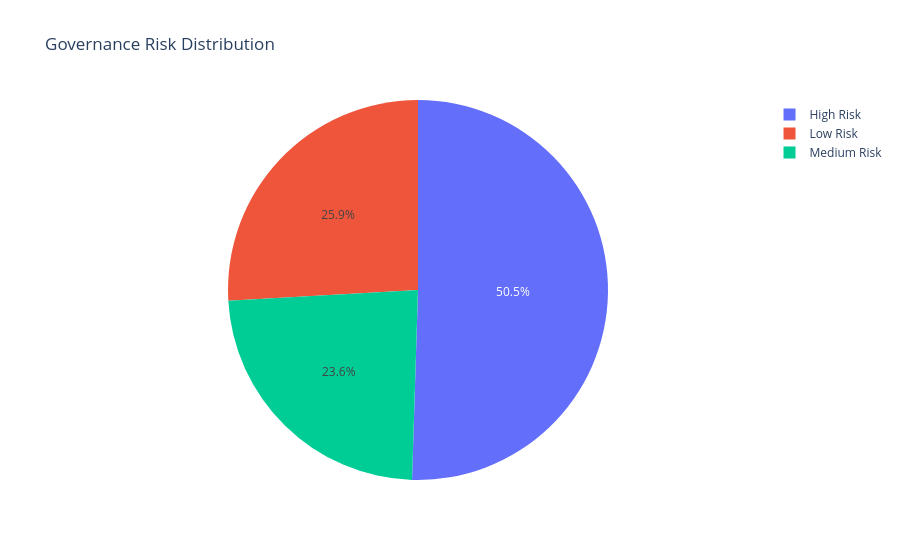

Notebook source saved alongside this figure:
### Markdown cell above
3. Governance Risk Distribution

### Code cell
import pandas as pd
import plotly.express as px

df = pd.read_csv("company_esg_financial_dataset.csv")

df = df.dropna(subset=["CompanyName","Year","ESG_Governance"])

latest = df.sort_values(["CompanyName","Year"]).groupby("CompanyName").tail(1)

def risk_level(score):
    if score >= 75:
        return "Low Risk"
    elif score >= 55:
        return "Medium Risk"
    else:
        return "High Risk"

latest["Risk Level"] = latest["ESG_Governance"].apply(risk_level)

counts = latest["Risk Level"].value_counts().reset_index()
counts.columns = ["Risk Level", "Count"]

fig = px.pie(
    counts,
    names="Risk Level",
    values="Count",
    title="Governance Risk Distribution"
)

fig.show()

### Figure 1 — Plotly figure (JSON) as saved in the notebook; plotly's stock layout.template omitted (floating-point values rounded to 4 significant figures)
{"data": [{"domain": {"x": [0, 1], "y": [0, 1]}, "hovertemplate": "Risk Level=%{label}<br>Count=%{value}<extra></extra>", "labels": ["High Risk", "Low Risk", "Medium Risk"], "legendgroup": "", "name": "", "showlegend": true, "type": "pie", "values": [505, 259, 236]}], "layout": {"legend": {"tracegroupgap": 0}, "title": {"text": "Governance Risk Distribution"}}}
